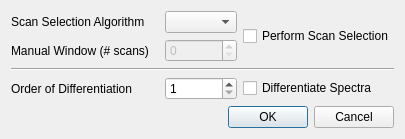
<?xml version="1.0" encoding="UTF-8"?>
<ui version="4.0">
 <class>Dialog</class>
 <widget class="QDialog" name="Dialog">
  <property name="geometry">
   <rect>
    <x>0</x>
    <y>0</y>
    <width>405</width>
    <height>130</height>
   </rect>
  </property>
  <property name="windowTitle">
   <string>Data Conversion Options</string>
  </property>
  <layout class="QVBoxLayout" name="verticalLayout">
   <item>
    <layout class="QGridLayout" name="gridLayout" columnstretch="1,0,0,0,0,0,0,0">
     <item row="3" column="0" colspan="6">
      <widget class="Line" name="line">
       <property name="orientation">
        <enum>Qt::Horizontal</enum>
       </property>
      </widget>
     </item>
     <item row="0" column="5" rowspan="3">
      <widget class="QCheckBox" name="scan_check">
       <property name="text">
        <string>Perform Scan Selection</string>
       </property>
      </widget>
     </item>
     <item row="4" column="5" rowspan="2">
      <widget class="QCheckBox" name="diff_check">
       <property name="text">
        <string>Differentiate Spectra</string>
       </property>
      </widget>
     </item>
     <item row="0" column="0" rowspan="2" colspan="4">
      <widget class="QLabel" name="scansel_label">
       <property name="layoutDirection">
        <enum>Qt::LeftToRight</enum>
       </property>
       <property name="text">
        <string>Scan Selection Algorithm</string>
       </property>
      </widget>
     </item>
     <item row="0" column="4" rowspan="2">
      <widget class="QComboBox" name="scanselalgo_combo"/>
     </item>
     <item row="2" column="4">
      <widget class="QSpinBox" name="numscan_spin">
       <property name="enabled">
        <bool>false</bool>
       </property>
      </widget>
     </item>
     <item row="2" column="0" colspan="4">
      <widget class="QLabel" name="manualwindow_label">
       <property name="text">
        <string>Manual Window (# scans)</string>
       </property>
      </widget>
     </item>
     <item row="4" column="4" rowspan="2">
      <widget class="QSpinBox" name="difforder_spin">
       <property name="minimum">
        <number>1</number>
       </property>
       <property name="maximum">
        <number>10</number>
       </property>
      </widget>
     </item>
     <item row="4" column="0" rowspan="2" colspan="4">
      <widget class="QLabel" name="difforder_label">
       <property name="text">
        <string>Order of Differentiation</string>
       </property>
      </widget>
     </item>
    </layout>
   </item>
   <item>
    <widget class="QDialogButtonBox" name="buttonBox">
     <property name="orientation">
      <enum>Qt::Horizontal</enum>
     </property>
     <property name="standardButtons">
      <set>QDialogButtonBox::Cancel|QDialogButtonBox::Ok</set>
     </property>
    </widget>
   </item>
  </layout>
 </widget>
 <resources/>
 <connections>
  <connection>
   <sender>buttonBox</sender>
   <signal>accepted()</signal>
   <receiver>Dialog</receiver>
   <slot>accept()</slot>
   <hints>
    <hint type="sourcelabel">
     <x>248</x>
     <y>254</y>
    </hint>
    <hint type="destinationlabel">
     <x>157</x>
     <y>274</y>
    </hint>
   </hints>
  </connection>
  <connection>
   <sender>buttonBox</sender>
   <signal>rejected()</signal>
   <receiver>Dialog</receiver>
   <slot>reject()</slot>
   <hints>
    <hint type="sourcelabel">
     <x>316</x>
     <y>260</y>
    </hint>
    <hint type="destinationlabel">
     <x>286</x>
     <y>274</y>
    </hint>
   </hints>
  </connection>
 </connections>
</ui>
